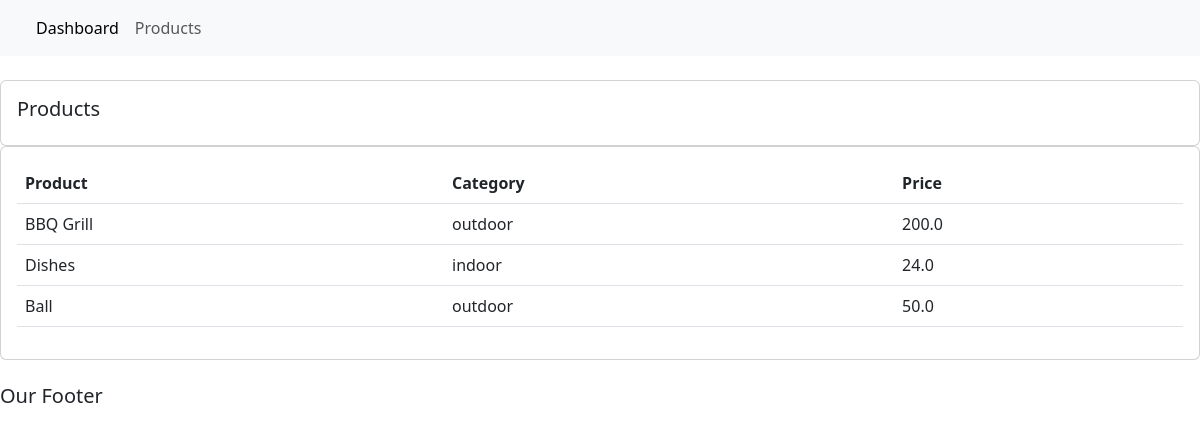
Screenshot of /products/ with the database file from the repository.
### Accounts/models.py (models this page shows, shortened)
class Product(models.Model):
    CATEGORY =(
        ('indoor','indoor'),
        ('outdoor','outdoor'),
    )
    name = models.CharField(max_length = 200, null=True)
    price = models.FloatField(null=True)
    category = models.CharField(max_length = 200, null=True, choices= CATEGORY)
    description = models.CharField(max_length = 200, null=True, blank = True)
    date_created = models.DateTimeField(auto_now_add=True)
    tags = models.ManyToManyField(Tag)

### Accounts/views.py (the view)
# urls.py: path('products/',views.products,name='products'),
def products(request):
    products = Product.objects.all()
    return render(request, 'Accounts/products.html',{'products':products})

### Accounts/templates/Accounts/products.html
{% extends 'Accounts/index.html'%}
{% block content %}
<br>
<div class="row">
    <div class="col-md">
        <div class="card card-body">
            <h5>Products</h5>
        </div>
        <div class="card card-body">
            <table class="table">
                <tr>
                    <th>Product</th>
                    <th>Category</th>
                    <th>Price</th>
                </tr>
                {% for i in products%}
                <tr>
                   <td> {{i.name}} </td>
                   <td> {{i.category}} </td>
                   <td>  {{i.price}} </td>
                </tr>
                {% endfor %}
            </table>
        </div>
    </div>
</div>
{% endblock %}

### static/css/main.css (style rules this page uses)
body { background-color: #ebeff5; }

### rows the page displays
Product: name "BBQ Grill", category "outdoor", price "200.0"
Product: name "Dishes", category "indoor", price "24.0"
Product: name "Ball", category "outdoor", price "50.0"
